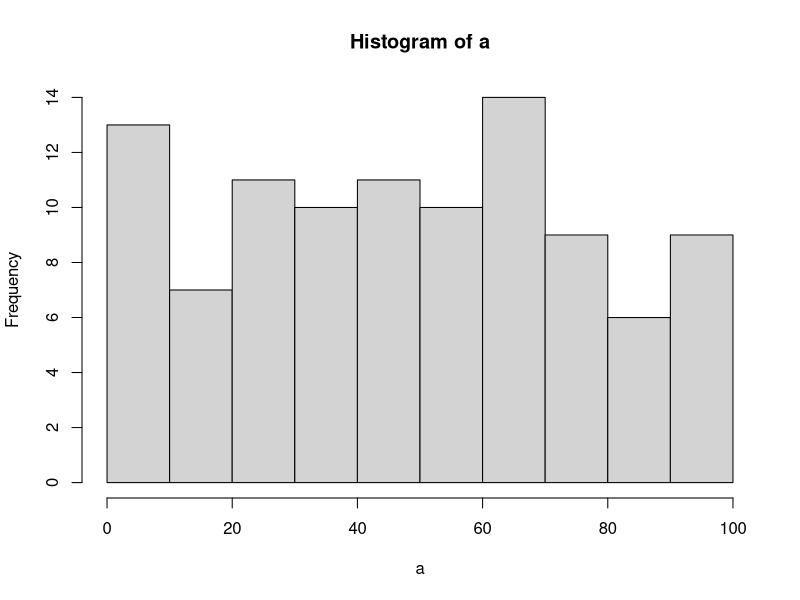

Write R code to recreate this figure.
## ---- chunk 1
1+1 
3-2
4*6
5/7
## ---- chunk 2
Numbers_List <-seq(1:100)

for (i in 1:length(Numbers_List)){
  print(Numbers_List[[i]])
}

## ---- chunk 3
Numbers_List <-seq(1:100)

for (i in 1:length(Numbers_List)){
  print(Numbers_List[[i]])
}
sum(Numbers_List)
## ---- chunk 4
Odd_numbers <-seq(1, 99, 2)
 print(Odd_numbers)

## ---- chunk 5
Prime_Numbers <-(1:500)*2
print(Prime_Numbers)
## ---- chunk 6
rnorm(100) 
## ---- chunk 7
rnorm(100, mean = 6, sd = 6)

## ---- chunk 8
x_mean <-c(1,3,9,-22,22,6,7,10,15,4,25)
my_fun <-function(x_mean){ sum(x_mean)/length(x_mean)} 
print(my_fun(x_mean))
## ---- chunk 9
Y<-c(1,3,9,-22,22,6,7,10,15,4,25,22,56,7,22,22)
table(Y)
C=table(Y)

names(which.max(C))


## ---- chunk 10
Count1 <-c(1,3,9,-22,22,6,7,10,15,4,25)

length(Count1)

## ---- chunk 11
letter<-c("jtymhrtyoilnk")
strsplit(letter, split = "")

length(letter)

## ---- chunk 12
strV<-"How can we understand R if we don't read"
sapply(strsplit(strV," "),length)

## ---- chunk 13
Str1<-"bbbjshjfsiiiisihfksbjsuuuus"
(strsplit(Str1,""))

table(Str1)


## ---- chunk 14
Word<-"Learning"
sentence<-" Learning R is hard "

grepl(Word,sentence)

## ---- chunk 15
print(as.numeric(Sys.time())*1000, digits=15)
## ---- chunk 16

## ---- chunk 17

## ---- chunk 18

## ---- chunk 19
for (a in 1:100) {
 if (a %% 3 == 0) {print("Fizz")}
 else if (a %% 5 == 0) {print("Buzz")}
 else print(a)
}

## ---- chunk 20
a<-"some text that has some letters"



## ---- chunk 21
a<-runif(100,0,100)
hist(a)
## ---- chunk 22
X<-c(1,2,3,4,5,6,7,8,9,10)
X*2
for(i in 1:10) {
print(paste(X,'x', i, '=', X*i))
}
## ---- chunk 23
old <- c("A B C D E F G H I J K L M N O P Q R S T U V W X Y Z ", "a b c d e f g h i j k l m n  o p q r s t u v w x y z", 0:9)

new <- sample(old)

old_string <- paste(old, collapse = "")
new_string <- paste(new, collapse = "")

encrypt <- function(message) {
  chartr(old_string, new_string, message)
}

decrypt <- function(message) {
  chartr(new_string, old_string, message)
}

## ---- chunk 24
sample(c(1,2,3,4,5,6),2)
total_sum<-0
number_of_rolls<-0
while(total_sum < 25){
  number_of_rolls <- number_of_rolls+1
  total_sum <-total_sum+sample(c(1,2,3,4,5,6),1)
}
## ---- chunk 25
R2<-sample(sample(2:12,size = 100,replace = TRUE, prob = table(outer(1:6,1:6,"+")) / 36)
)
## ---- chunk 26
#data framee has rows n columns similar to excel.
#data frame example 
a<- data.frame()

df1 = data.frame(name = c("Norlander","Annalouise","Marsha","Angelina"), 
                 Graduated_projected = c(2020,2020,2020,2020))
df2 = data.frame(Birth_place = c("Trinidad","U.S.A","Haiti","London"), 
                 Birth_year = c(1990,1992,1995,1993))

cbind (df1, df2)
